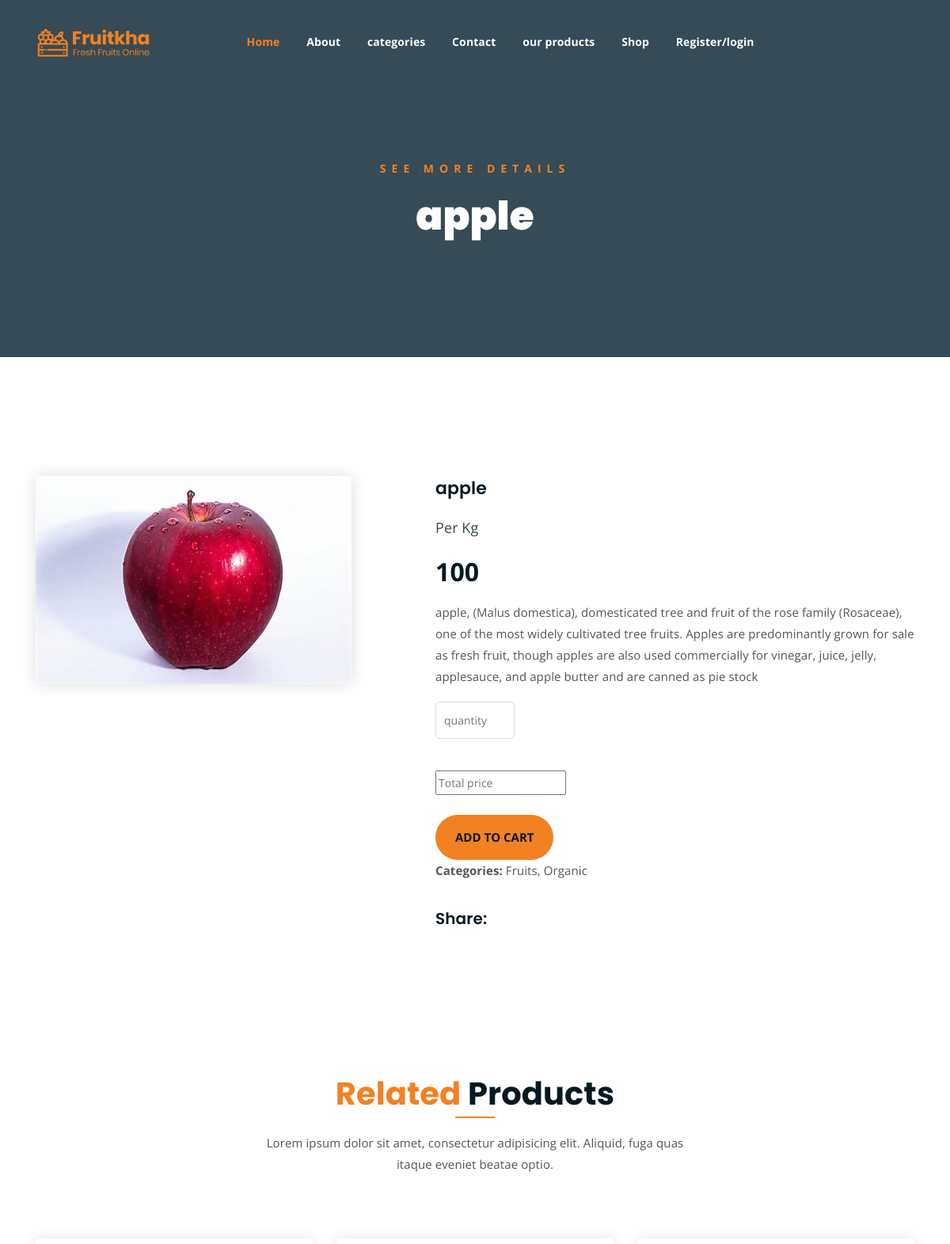
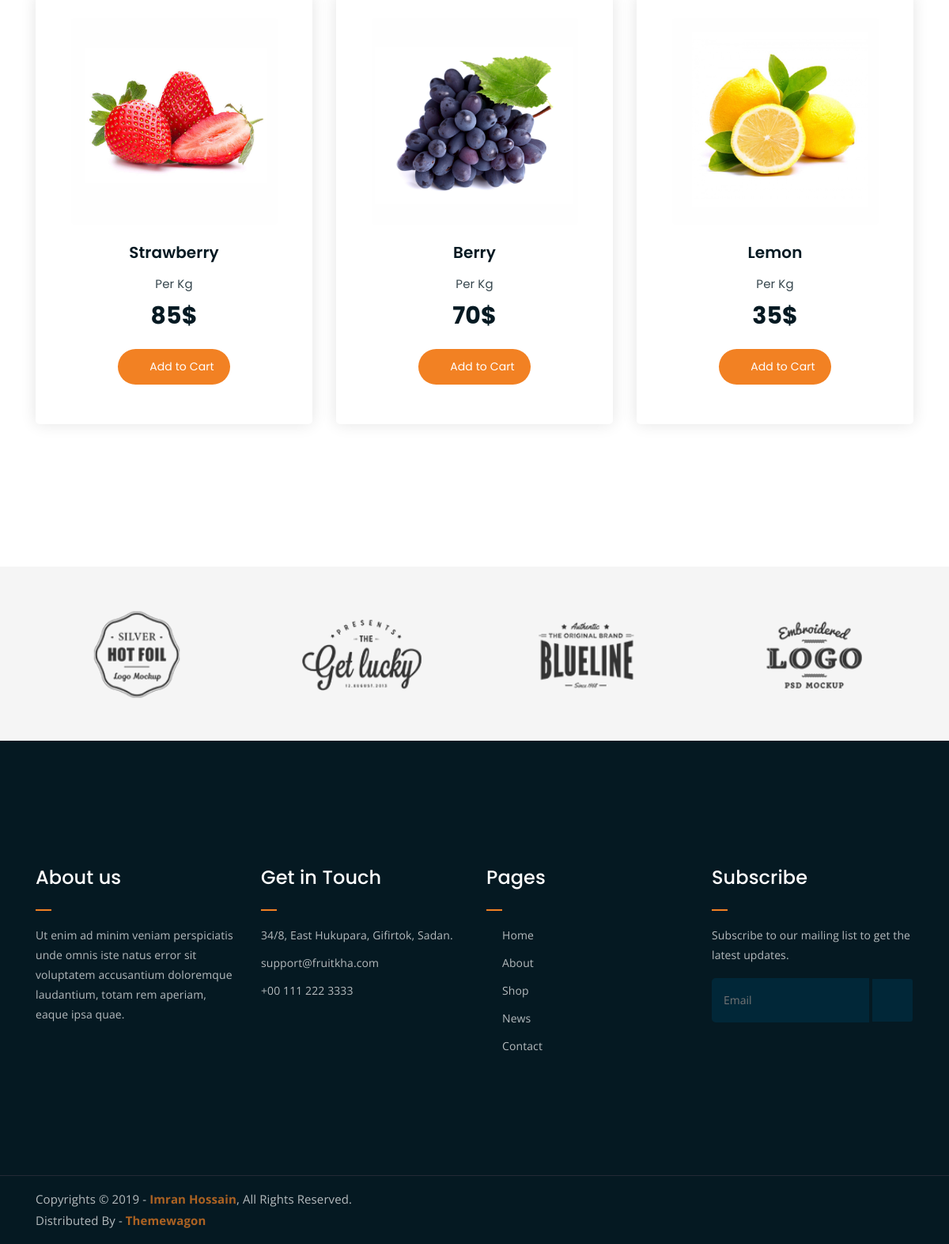
The app's page /singlepdtpage/1/ with its own data (2 pictures, top to bottom).
### backend/models.py (models this page shows)
class productdb(models.Model):
    product_category=models.CharField(max_length=100,blank=True,null=True)
    product_name = models.CharField(max_length=100, blank=True, null=True)
    product_price = models.IntegerField(blank=True, null=True)
    product_description=models.TextField(max_length=100,blank=True,null=True)
    product_img = models.ImageField(upload_to='productspics', blank=True, null=True)

### webapp/views.py (the view)
# urls.py: path('singlepdtpage/<int:proid>/',views.singlepdtpage,name='singlepdtpage'),
def singlepdtpage(req,proid):
    datapr=productdb.objects.get(id=proid)
    cat = categorydb.objects.all()
    return render(req,'singlepdt.html',{'datapr':datapr,"cat":cat})

### webapp/templates/singlepdt.html (shortened to what this page needs)
<!DOCTYPE html>
{% load static %}
<html lang="en">
<head>
	<link rel="stylesheet" href="{% static 'assets/css/all.min.css' %}">
	<link rel="stylesheet" href="{% static 'assets/bootstrap/css/bootstrap.min.css' %}">
	<link rel="stylesheet" href="{% static 'assets/css/owl.carousel.css' %}">
	<link rel="stylesheet" href="{% static 'assets/css/magnific-popup.css' %}">
	<link rel="stylesheet" href="{% static 'assets/css/animate.css' %}">
	<link rel="stylesheet" href="{% static 'assets/css/meanmenu.min.css' %}">
	<link rel="stylesheet" href="{% static 'assets/css/main.css' %}">
	<link rel="stylesheet" href="{% static 'assets/css/responsive.css' %}">
</head>
<body>
	<div class="top-header-area" id="sticker">
		<div class="container">
			<div class="row">
				<div class="col-lg-12 col-sm-12 text-center">
					<div class="main-menu-wrap">
						<div class="site-logo">
							<a href="index.html">
								<img src="{% static 'assets/img/logo.png' %}" alt="">
							</a>
						</div>
				<nav class="main-menu">
							<ul>
								<li class="current-list-item"><a href="{% url 'home' %}">Home</a>
								</li>
								<li><a href="{% url 'about' %}">About</a></li>
								<li><a href="#">categories</a>
								</li>
								<li><a href="{% url 'contact' %}">Contact</a></li>
								<li><a href="{% url 'product' %}">our products</a></li>
								<li><a href="#">Shop</a>
								</li>
								{% if request.session.username %}
								<li><a href="{% url 'logout' %}">Welcome {{request.session.username}} /logout</a>
								<li>
								{% else %}
								<li><a href="{% url 'signupform' %}">Register/login</a>
								<li>
								{% endif %}
									<div class="header-icons">
										<a class="shopping-cart" href="{% url 'cartpage' %}"><i class="fas fa-shopping-cart"></i></a>
										<a class="mobile-hide search-bar-icon" href="#"><i class="fas fa-search"></i></a>
									</div>
								</li>
							</ul>
						</nav>
					</div>
				</div>
			</div>
		</div>
	</div>
	<div class="breadcrumb-section breadcrumb-bg">
		<div class="container">
			<div class="row">
				<div class="col-lg-8 offset-lg-2 text-center">
					<div class="breadcrumb-text">
						<p>See more Details</p>
						<h1>{{datapr.product_name}}</h1>
					</div>
				</div>
			</div>
		</div>
	</div>
	<div class="single-product mt-150 mb-150">
		<div class="container">
			<div class="row">
				<div class="col-md-5">
					<div class="single-product-img">
						<img src="{{datapr.product_img.url}}" alt="">
					</div>
				</div>
				<div class="col-md-7">
					<div class="single-product-content">
						<h3>{{datapr.product_name}}</h3>
						<p class="single-product-pricing"><span>Per Kg</span> {{datapr.product_price}}</p>
						<p>{{datapr.product_description}}</p>
						<div class="single-product-form">
							<form method="POST" action="{% url 'savecartpage' %}">
								<input  id="qty" type="number" min="1" placeholder="quantity" name="qty"><br>
								<input  id="price" type="hidden" min="1" placeholder="price" value="{{datapr.product_price}}" name="price"><br>
								<input  id="total" type="text"  placeholder="Total price" name="tprice"><br><br>
								<p><input type="submit"  value="Add to Cart"></p>
							</form>
							<p><strong>Categories: </strong>Fruits, Organic</p>
						</div>
						<h4>Share:</h4>
						<ul class="product-share">
							<li><a href=""><i class="fab fa-facebook-f"></i></a></li>
							<li><a href=""><i class="fab fa-twitter"></i></a></li>
							<li><a href=""><i class="fab fa-google-plus-g"></i></a></li>
							<li><a href=""><i class="fab fa-linkedin"></i></a></li>
						</ul>
					</div>
				</div>
			</div>
		</div>
	</div>
	<div class="more-products mb-150">
		<div class="container">
			<div class="row">
				<div class="col-lg-8 offset-lg-2 text-center">
					<div class="section-title">
						<h3><span class="orange-text">Related</span> Products</h3>
						<p>Lorem ipsum dolor sit amet, consectetur adipisicing elit. Aliquid, fuga quas itaque eveniet beatae optio.</p>
					</div>
				</div>
			</div>
			<div class="row">
				<div class="col-lg-4 col-md-6 text-center">
					<div class="single-product-item">
						<div class="product-image">
							<a href="single-product.html"><img src="{% static 'assets/img/products/product-img-1.jpg' %}" alt=""></a>
						</div>
						<h3>Strawberry</h3>
						<p class="product-price"><span>Per Kg</span> 85$ </p>
						<a href="cart.html" class="cart-btn"><i class="fas fa-shopping-cart"></i> Add to Cart</a>
					</div>
				</div>
				<div class="col-lg-4 col-md-6 text-center">
					<div class="single-product-item">
						<div class="product-image">
							<a href="single-product.html"><img src="{% static 'assets/img/products/product-img-2.jpg' %}" alt=""></a>
						</div>
						<h3>Berry</h3>
						<p class="product-price"><span>Per Kg</span> 70$ </p>
						<a href="cart.html" class="cart-btn"><i class="fas fa-shopping-cart"></i> Add to Cart</a>
					</div>
				</div>
				<div class="col-lg-4 col-md-6 offset-lg-0 offset-md-3 text-center">
					<div class="single-product-item">
						<div class="product-image">
							<a href="single-product.html"><img src="{% static 'assets/img/products/product-img-3.jpg' %}" alt=""></a>
						</div>
						<h3>Lemon</h3>
						<p class="product-price"><span>Per Kg</span> 35$ </p>
						<a href="cart.html" class="cart-btn"><i class="fas fa-shopping-cart"></i> Add to Cart</a>
					</div>
				</div>
			</div>
		</div>
	</div>
	<div class="logo-carousel-section">
		<div class="container">
			<div class="row">
				<div class="col-lg-12">
					<div class="logo-carousel-inner">
						<div class="single-logo-item">
							<img src="{% static 'assets/img/company-logos/1.png' %}" alt="">
						</div>
						<div class="single-logo-item">
							<img src="{% static 'assets/img/company-logos/2.png' %}" alt="">
						</div>
						<div class="single-logo-item">
							<img src="{% static 'assets/img/company-logos/3.png' %}" alt="">
						</div>
						<div class="single-logo-item">
							<img src="{% static 'assets/img/company-logos/4.png' %}" alt="">
						</div>
					</div>
				</div>
			</div>
		</div>
	</div>
	<div class="footer-area">
		<div class="container">
			<div class="row">
				<div class="col-lg-3 col-md-6">
					<div class="footer-box about-widget">
						<h2 class="widget-title">About us</h2>
						<p>Ut enim ad minim veniam perspiciatis unde omnis iste natus error sit voluptatem accusantium doloremque laudantium, totam rem aperiam, eaque ipsa quae.</p>
					</div>
				</div>
				<div class="col-lg-3 col-md-6">
					<div class="footer-box get-in-touch">
						<h2 class="widget-title">Get in Touch</h2>
						<ul>
							<li>34/8, East Hukupara, Gifirtok, Sadan.</li>
							<li>support@fruitkha.com</li>
							<li>+00 111 222 3333</li>
						</ul>
					</div>
				</div>
				<div class="col-lg-3 col-md-6">
					<div class="footer-box pages">
						<h2 class="widget-title">Pages</h2>
						<ul>
							<li><a href="index.html">Home</a></li>
							<li><a href="about.html">About</a></li>
							<li><a href="services.html">Shop</a></li>
							<li><a href="news.html">News</a></li>
							<li><a href="contact.html">Contact</a></li>
						</ul>
					</div>
				</div>
				<div class="col-lg-3 col-md-6">
					<div class="footer-box subscribe">
						<h2 class="widget-title">Subscribe</h2>
						<p>Subscribe to our mailing list to get the latest updates.</p>
						<form action="index.html">
							<input type="email" placeholder="Email">
							<button type="submit"><i class="fas fa-paper-plane"></i></button>
						</form>
					</div>
				</div>
			</div>
		</div>
	</div>
	<div class="copyright">
		<div class="container">
			<div class="row">
				<div class="col-lg-6 col-md-12">
					<p>Copyrights &copy; 2019 - <a href="https://imransdesign.com/">Imran Hossain</a>,  All Rights Reserved.<br>
						Distributed By - <a href="https://themewagon.com/">Themewagon</a>
					</p>
				</div>
				<div class="col-lg-6 text-right col-md-12">
					<div class="social-icons">
						<ul>
							<li><a href="#" target="_blank"><i class="fab fa-facebook-f"></i></a></li>
							<li><a href="#" target="_blank"><i class="fab fa-twitter"></i></a></li>
							<li><a href="#" target="_blank"><i class="fab fa-instagram"></i></a></li>
							<li><a href="#" target="_blank"><i class="fab fa-linkedin"></i></a></li>
							<li><a href="#" target="_blank"><i class="fab fa-dribbble"></i></a></li>
						</ul>
					</div>
				</div>
			</div>
		</div>
	</div>
</body>
</html>

### records on screen
productdb: product_name "apple", product_img (picture), product_price "100", product_description "apple, (Malus domestica), domesticated tree and fruit of the rose family (Rosaceae), one of the most widely cultivated tree fruits. Apples are predominantly grown for sale as fresh fruit, though apples are also used commercially for vinegar, juice, jelly, applesauce, and apple butter and are canned as pie stock"
